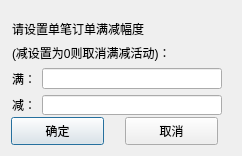
<?xml version="1.0" encoding="UTF-8"?>
<ui version="4.0">
 <class>product_minus</class>
 <widget class="QDialog" name="product_minus">
  <property name="geometry">
   <rect>
    <x>0</x>
    <y>0</y>
    <width>242</width>
    <height>156</height>
   </rect>
  </property>
  <property name="windowTitle">
   <string>Dialog</string>
  </property>
  <widget class="QPushButton" name="ConfirmBtn">
   <property name="geometry">
    <rect>
     <x>11</x>
     <y>117</y>
     <width>93</width>
     <height>28</height>
    </rect>
   </property>
   <property name="text">
    <string>确定</string>
   </property>
  </widget>
  <widget class="QPushButton" name="CancelBtn">
   <property name="geometry">
    <rect>
     <x>125</x>
     <y>117</y>
     <width>93</width>
     <height>28</height>
    </rect>
   </property>
   <property name="text">
    <string>取消</string>
   </property>
  </widget>
  <widget class="QWidget" name="">
   <property name="geometry">
    <rect>
     <x>12</x>
     <y>20</y>
     <width>210</width>
     <height>95</height>
    </rect>
   </property>
   <layout class="QGridLayout" name="gridLayout">
    <item row="0" column="0" colspan="2">
     <widget class="QLabel" name="label">
      <property name="text">
       <string>请设置单笔订单满减幅度</string>
      </property>
     </widget>
    </item>
    <item row="1" column="0" colspan="2">
     <widget class="QLabel" name="label_4">
      <property name="text">
       <string>(减设置为0则取消满减活动)：</string>
      </property>
     </widget>
    </item>
    <item row="2" column="0">
     <widget class="QLabel" name="label_2">
      <property name="text">
       <string>满：</string>
      </property>
     </widget>
    </item>
    <item row="2" column="1">
     <widget class="QLineEdit" name="fulfill"/>
    </item>
    <item row="3" column="0">
     <widget class="QLabel" name="label_3">
      <property name="text">
       <string>减：</string>
      </property>
     </widget>
    </item>
    <item row="3" column="1">
     <widget class="QLineEdit" name="tominus"/>
    </item>
   </layout>
  </widget>
 </widget>
 <resources/>
 <connections/>
</ui>
